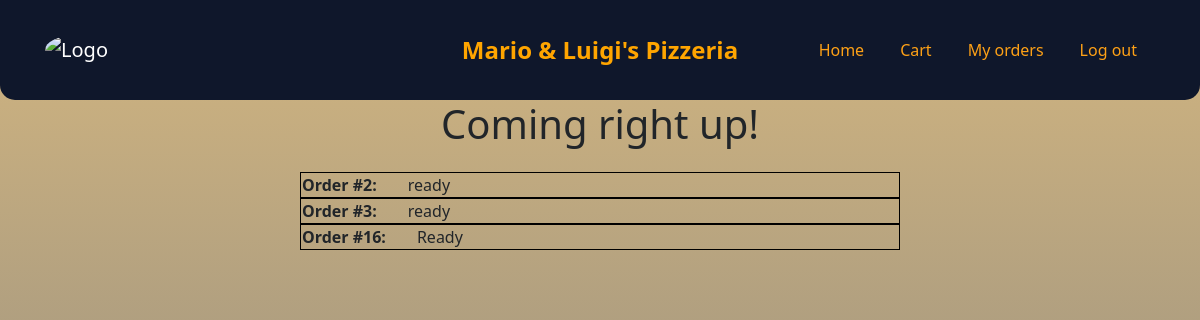
Screenshot of /orders-board (signed in) with the database file from the repository.
### website/models.py (models this page shows)
class Order(db.Model):
    id = db.Column(db.Integer, primary_key=True)    #primary key
    date = db.Column(db.DateTime(timezone=True), default=func.now())  #current date
    user_id = db.Column(db.Integer, db.ForeignKey('user.id'))         #foreign key
    status = db.Column(db.String(150))
    orderedItems = db.Column(db.String(500))

### website/views.py (the view)
@views.route('/orders-board', methods=['GET'])
@login_required
def ordersBoard():
    userOrders= Order.query.filter(Order.user_id == current_user.id).all()
    return render_template("ordersBoard.html", user=current_user, orders=userOrders)

### website/templates/ordersBoard.html (shortened to what this page needs)
{% extends "base.html" %}
{% block content %}
<div class="center-container">
    <h1 class="center-text">Coming right up!</h1>
    <br>
    <table class="center-table">
        <tbody>
            {% for ord in orders %}
                <tr class="order-on-board">
                    <td class="order-number">Order #{{ord.id}}:</td>
                    <td class="status">{{ord.status}}</td>
                </tr>
            {% endfor %}
        </tbody>
    </table>
</div>
</div>
{% endblock %}

### website/static/css/styles.css (style rules this page uses)
body { font-family: system-ui, -apple-system, BlinkMacSystemFont, 'Segoe UI', Roboto, Oxygen, Ubuntu, Cantarell, 'Open Sans', 'Helvetica Neue', sans-serif; background: linear-gradient(rgba(165, 108, 2, 0.5), rgba(0, 0, 0, 0.5)); background-attachment: fixed; background-repeat: no-repeat; }
:root { --primary: #FEA116; --light: #F1F8FF; --dark: #0F172B; }
.order-on-board { display: flex; flex-direction: row; gap: 20px; }
.order-number { font-weight: bold; }
.center-text { text-align: center; margin: 0 auto; display: block; }
.order-on-board { border: 1px solid #000; }
.center-table { margin: 0 auto; width: 50%; }
.order-number::before { content: ""; display: block; border-right: 1px solid #000; height: 100%; position: absolute; top: 0; right: 0; margin-right: -5px; }
.status { padding-left: 10px; }

### rows the page displays
Order: id "2", status "ready"
Order: id "3", status "ready"
Order: id "16", status "Ready"
